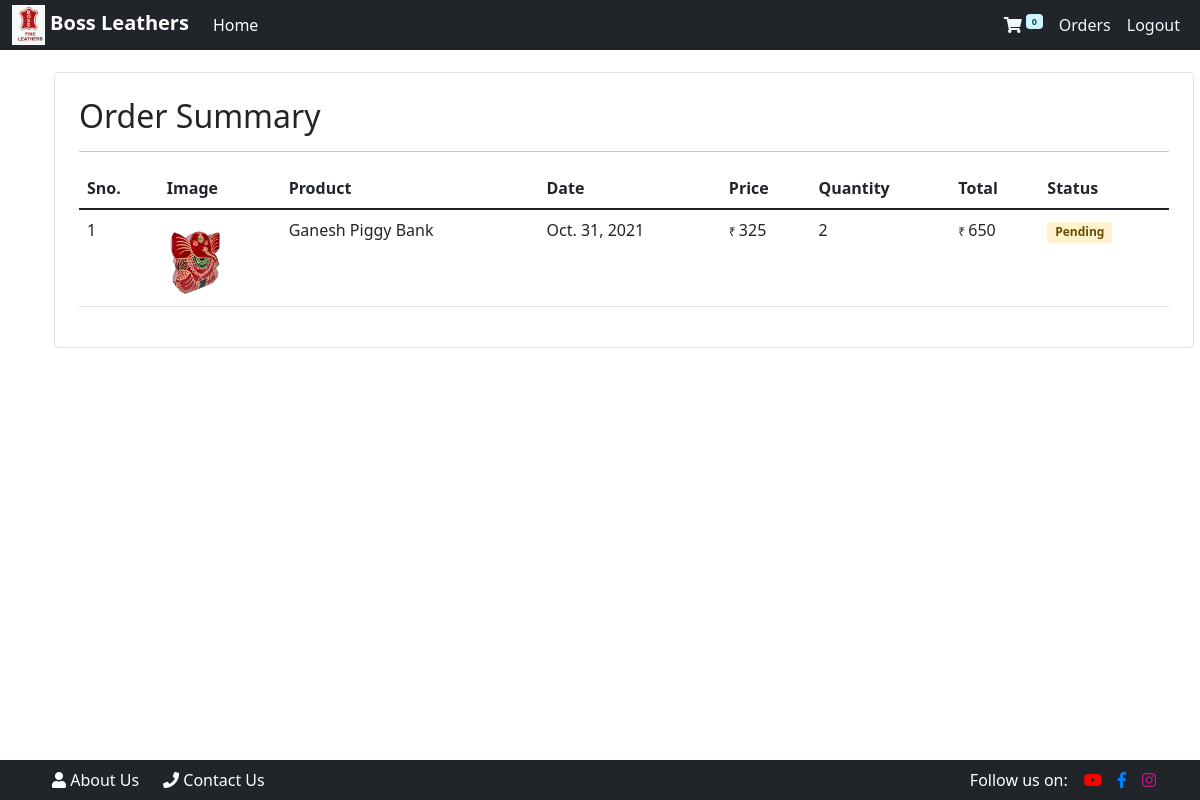
The app's page /orders (signed in) with its own data.
### store/models/orders.py (models this page shows, shortened)
class Order(models.Model):
    product = models.ForeignKey(Product, on_delete=models.CASCADE)
    customer = models.ForeignKey(Customer, on_delete=models.CASCADE)
    quantity = models.IntegerField(default=1)
    price = models.IntegerField()
    address = models.CharField(max_length=50, default='', blank=True)
    phone = models.CharField(max_length=20, default='', blank=True)
    date = models.DateField(default=datetime.datetime.today)
    confirmed = models.BooleanField(default=False)
    @staticmethod
    def get_orders_by_customer(customer_id):
        return Order.objects.filter(customer = customer_id).order_by('-date')

### store/models/product.py (models this page shows, shortened)
class Product(models.Model):
    name = models.CharField(max_length=50)
    price = models.IntegerField(default=0)
    category = models.ForeignKey(Category, on_delete=models.CASCADE, default=1)
    description = models.CharField(max_length=200, default='', null=True, blank=True)
    image = models.ImageField(upload_to='uploads/products/')

### store/views/orders.py (the view)
# urls.py: path('orders', OrderView.as_view(), name='orders'),
class OrderView(View):
    @method_decorator(auth_middleware)
    def get(self, request):
        customer = request.session.get('customer')
        orders = Order.get_orders_by_customer(customer)
        print(orders)
        orders = orders.reverse()
        return render(request, 'orders.html', {'orders' : orders})

### store/templatetags/custom_filter.py (called while the page is built)
@register.filter(name='currency')
def currency(number):
    return '₹ '+str(number)

@register.filter(name='multiply')
def multiply(number, number1):
    return number * number1

### store/templates/orders.html (shortened to what this page needs)
{% extends 'base.html' %}
{% block content %}
{% load cart %}
{% load custom_filter %}
<div class="container">
    <div id="div-spacer">
        <br>
        <br>
      </div>
    <div class="row">
  <div class="border rounded p-4 m-4">
      <h2 class="dispay-9 pl-4 ml-4" align="left">
          Order Summary
      </h2>
      <hr>
    <table class="table">
        <thead>
                <th>Sno.</th>
                <th>Image</th>
                <th>Product</th>
                <th>Date</th>
                <th>Price</th>
                <th>Quantity</th>
                <th>Total</th>
                <th>Status</th>
        </thead>
        <tbody>
            {% for order in orders %}
            <tr>
                <td>{{forloop.counter}}</td>
                <td><img style="height: 80px;" class="rounded-circle" src="{{order.product.image.url}}" alt=""></td>
                <td>{{order.product.name}}</td>
                <td>{{order.date}}</td>
                <td><bold style="font-size:12px">{{request.session.custom_filter|currency}}</bold>{{order.product.price}}</td>
                <td>{{order.quantity}}</td>
                <td><bold style="font-size:12px">{{request.session.custom_filter|currency}}</bold>{{order.quantity|multiply:order.product.price}}</td>
                {% if order.confirmed %}
                <td><small class="badge alert-success">Confirmed</small></td>
                {% else %}
                <td><small class="badge alert-warning">Pending</small></td>
                {% endif %}
            </tr>
            {% endfor %}
        </tbody>
    </table>
  </div>
  <div id="div-spacer">
    <br>
    <br>
  </div>
{% endblock %}

### records on screen
Order: product.image (picture), product.name "Ganesh Piggy Bank", date "Oct. 31, 2021", session.custom_filter "₹", product.price "325", quantity "2", quantity|multiply "650", confirmed "Pending"

### other values on screen
{{ request.session.cart.keys|length }} "0"
